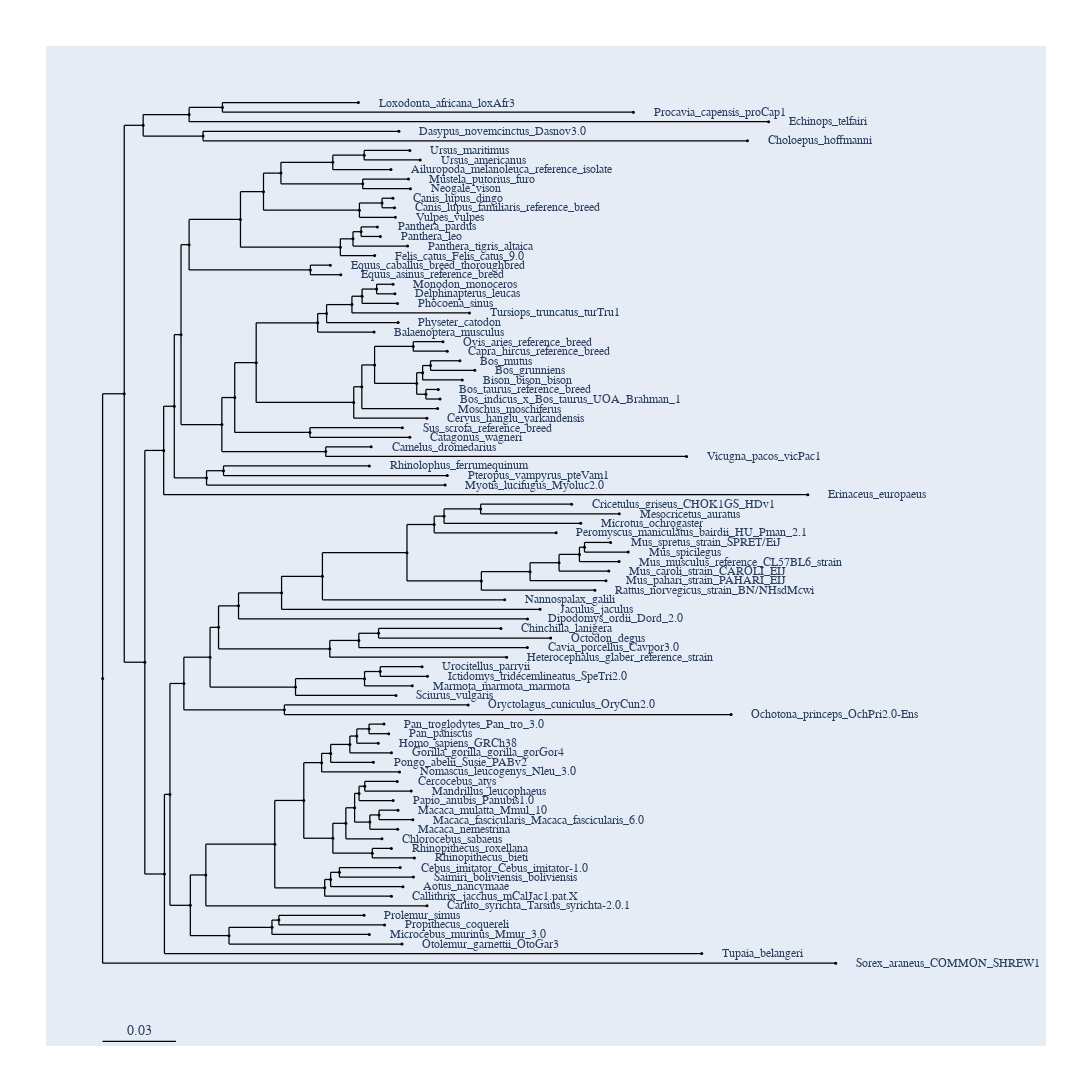

The code cell stored with this chart in its notebook:
### Code cell
path = paths[20]
print(path)
tree_e_mammals= load_tree(path, format=None, underscore_unmunge=False)
tree_e_mammals.get_figure(show_support=True, threshold=0.8, height = 1200, width = 1200)

### Figure 1 — Plotly figure (JSON) as saved in the notebook; plotly's stock layout.template omitted (floating-point values rounded to 4 significant figures; data arrays with more than 128 entries replaced by an {"elided": "..."} marker saying what was removed)
{"data": [{"line": {"color": "black", "shape": "spline", "smoothing": 1.3, "width": 1.25}, "mode": "lines", "showlegend": false, "type": "scatter", "x": {"elided": "1082 float values"}, "y": {"elided": "1082 float values"}}, {"hoverinfo": "text", "marker": {"color": "black", "size": 3, "symbol": "circle"}, "mode": "markers", "showlegend": false, "text": {"elided": "181 str values"}, "type": "scatter", "x": {"elided": "181 float values"}, "y": {"elided": "181 float values"}}], "layout": {"annotations": [{"font": {"family": "Inconsolata, monospace", "size": 12}, "showarrow": false, "text": "Loxodonta_africana_loxAfr3", "textangle": 0, "x": 0.1308, "xanchor": "left", "xref": "x", "y": 58.5, "yref": "y"}, {"font": {"family": "Inconsolata, monospace", "size": 12}, "showarrow": false, "text": "Procavia_capensis_proCap1", "textangle": 0, "x": 0.2621, "xanchor": "left", "xref": "x", "y": 57.2, "yref": "y"}, {"font": {"family": "Inconsolata, monospace", "size": 12}, "showarrow": false, "text": "Echinops_telfairi", "textangle": 0, "x": 0.3266, "xanchor": "left", "xref": "x", "y": 55.9, "yref": "y"}, {"font": {"family": "Inconsolata, monospace", "size": 12}, "showarrow": false, "text": "Dasypus_novemcinctus_Dasnov3.0", "textangle": 0, "x": 0.1502, "xanchor": "left", "xref": "x", "y": 54.6, "yref": "y"}, {"font": {"family": "Inconsolata, monospace", "size": 12}, "showarrow": false, "text": "Choloepus_hoffmanni", "textangle": 0, "x": 0.3165, "xanchor": "left", "xref": "x", "y": 53.3, "yref": "y"}, {"font": {"family": "Inconsolata, monospace", "size": 12}, "showarrow": false, "text": "Ursus_maritimus", "textangle": 0, "x": 0.1554, "xanchor": "left", "xref": "x", "y": 52, "yref": "y"}, {"font": {"family": "Inconsolata, monospace", "size": 12}, "showarrow": false, "text": "Ursus_americanus", "textangle": 0, "x": 0.1603, "xanchor": "left", "xref": "x", "y": 50.7, "yref": "y"}, {"font": {"family": "Inconsolata, monospace", "size": 12}, "showarrow": false, "text": "Ailuropoda_melanoleuca_reference_isolate", "textangle": 0, "x": 0.1464, "xanchor": "left", "xref": "x", "y": 49.4, "yref": "y"}, {"font": {"family": "Inconsolata, monospace", "size": 12}, "showarrow": false, "text": "Mustela_putorius_furo", "textangle": 0, "x": 0.1548, "xanchor": "left", "xref": "x", "y": 48.1, "yref": "y"}, {"font": {"family": "Inconsolata, monospace", "size": 12}, "showarrow": false, "text": "Neogale_vison", "textangle": 0, "x": 0.1557, "xanchor": "left", "xref": "x", "y": 46.8, "yref": "y"}, {"font": {"family": "Inconsolata, monospace", "size": 12}, "showarrow": false, "text": "Canis_lupus_dingo", "textangle": 0, "x": 0.1473, "xanchor": "left", "xref": "x", "y": 45.5, "yref": "y"}, {"font": {"family": "Inconsolata, monospace", "size": 12}, "showarrow": false, "text": "Canis_lupus_familiaris_reference_breed", "textangle": 0, "x": 0.1481, "xanchor": "left", "xref": "x", "y": 44.2, "yref": "y"}, {"font": {"family": "Inconsolata, monospace", "size": 12}, "showarrow": false, "text": "Vulpes_vulpes", "textangle": 0, "x": 0.1485, "xanchor": "left", "xref": "x", "y": 42.9, "yref": "y"}, {"font": {"family": "Inconsolata, monospace", "size": 12}, "showarrow": false, "text": "Panthera_pardus", "textangle": 0, "x": 0.1399, "xanchor": "left", "xref": "x", "y": 41.6, "yref": "y"}, {"font": {"family": "Inconsolata, monospace", "size": 12}, "showarrow": false, "text": "Panthera_leo", "textangle": 0, "x": 0.1413, "xanchor": "left", "xref": "x", "y": 40.3, "yref": "y"}, {"font": {"family": "Inconsolata, monospace", "size": 12}, "showarrow": false, "text": "Panthera_tigris_altaica", "textangle": 0, "x": 0.1543, "xanchor": "left", "xref": "x", "y": 39, "yref": "y"}, {"font": {"family": "Inconsolata, monospace", "size": 12}, "showarrow": false, "text": "Felis_catus_Felis_catus_9.0", "textangle": 0, "x": 0.1386, "xanchor": "left", "xref": "x", "y": 37.7, "yref": "y"}, {"font": {"family": "Inconsolata, monospace", "size": 12}, "showarrow": false, "text": "Equus_caballus_breed_thoroughbred", "textangle": 0, "x": 0.1175, "xanchor": "left", "xref": "x", "y": 36.4, "yref": "y"}, {"font": {"family": "Inconsolata, monospace", "size": 12}, "showarrow": false, "text": "Equus_asinus_reference_breed", "textangle": 0, "x": 0.1224, "xanchor": "left", "xref": "x", "y": 35.1, "yref": "y"}, {"font": {"family": "Inconsolata, monospace", "size": 12}, "showarrow": false, "text": "Monodon_monoceros", "textangle": 0, "x": 0.1474, "xanchor": "left", "xref": "x", "y": 33.8, "yref": "y"}, {"font": {"family": "Inconsolata, monospace", "size": 12}, "showarrow": false, "text": "Delphinapterus_leucas", "textangle": 0, "x": 0.1483, "xanchor": "left", "xref": "x", "y": 32.5, "yref": "y"}, {"font": {"family": "Inconsolata, monospace", "size": 12}, "showarrow": false, "text": "Phocoena_sinus", "textangle": 0, "x": 0.1495, "xanchor": "left", "xref": "x", "y": 31.2, "yref": "y"}, {"font": {"family": "Inconsolata, monospace", "size": 12}, "showarrow": false, "text": "Tursiops_truncatus_turTru1", "textangle": 0, "x": 0.1839, "xanchor": "left", "xref": "x", "y": 29.9, "yref": "y"}, {"font": {"family": "Inconsolata, monospace", "size": 12}, "showarrow": false, "text": "Physeter_catodon", "textangle": 0, "x": 0.1498, "xanchor": "left", "xref": "x", "y": 28.6, "yref": "y"}, {"font": {"family": "Inconsolata, monospace", "size": 12}, "showarrow": false, "text": "Balaenoptera_musculus", "textangle": 0, "x": 0.1383, "xanchor": "left", "xref": "x", "y": 27.3, "yref": "y"}, {"font": {"family": "Inconsolata, monospace", "size": 12}, "showarrow": false, "text": "Ovis_aries_reference_breed", "textangle": 0, "x": 0.1712, "xanchor": "left", "xref": "x", "y": 26, "yref": "y"}, {"font": {"family": "Inconsolata, monospace", "size": 12}, "showarrow": false, "text": "Capra_hircus_reference_breed", "textangle": 0, "x": 0.1732, "xanchor": "left", "xref": "x", "y": 24.7, "yref": "y"}, {"font": {"family": "Inconsolata, monospace", "size": 12}, "showarrow": false, "text": "Bos_mutus", "textangle": 0, "x": 0.1793, "xanchor": "left", "xref": "x", "y": 23.4, "yref": "y"}, {"font": {"family": "Inconsolata, monospace", "size": 12}, "showarrow": false, "text": "Bos_grunniens", "textangle": 0, "x": 0.1864, "xanchor": "left", "xref": "x", "y": 22.1, "yref": "y"}, {"font": {"family": "Inconsolata, monospace", "size": 12}, "showarrow": false, "text": "Bison_bison_bison", "textangle": 0, "x": 0.1804, "xanchor": "left", "xref": "x", "y": 20.8, "yref": "y"}, {"font": {"family": "Inconsolata, monospace", "size": 12}, "showarrow": false, "text": "Bos_taurus_reference_breed", "textangle": 0, "x": 0.1689, "xanchor": "left", "xref": "x", "y": 19.5, "yref": "y"}, {"font": {"family": "Inconsolata, monospace", "size": 12}, "showarrow": false, "text": "Bos_indicus_x_Bos_taurus_UOA_Brahman_1", "textangle": 0, "x": 0.1698, "xanchor": "left", "xref": "x", "y": 18.2, "yref": "y"}, {"font": {"family": "Inconsolata, monospace", "size": 12}, "showarrow": false, "text": "Moschus_moschiferus", "textangle": 0, "x": 0.1686, "xanchor": "left", "xref": "x", "y": 16.9, "yref": "y"}, {"font": {"family": "Inconsolata, monospace", "size": 12}, "showarrow": false, "text": "Cervus_hanglu_yarkandensis", "textangle": 0, "x": 0.1635, "xanchor": "left", "xref": "x", "y": 15.6, "yref": "y"}, {"font": {"family": "Inconsolata, monospace", "size": 12}, "showarrow": false, "text": "Sus_scrofa_reference_breed", "textangle": 0, "x": 0.1518, "xanchor": "left", "xref": "x", "y": 14.3, "yref": "y"}, {"font": {"family": "Inconsolata, monospace", "size": 12}, "showarrow": false, "text": "Catagonus_wagneri", "textangle": 0, "x": 0.1554, "xanchor": "left", "xref": "x", "y": 13, "yref": "y"}, {"font": {"family": "Inconsolata, monospace", "size": 12}, "showarrow": false, "text": "Camelus_dromedarius", "textangle": 0, "x": 0.1369, "xanchor": "left", "xref": "x", "y": 11.7, "yref": "y"}, {"font": {"family": "Inconsolata, monospace", "size": 12}, "showarrow": false, "text": "Vicugna_pacos_vicPac1", "textangle": 0, "x": 0.2875, "xanchor": "left", "xref": "x", "y": 10.4, "yref": "y"}, {"font": {"family": "Inconsolata, monospace", "size": 12}, "showarrow": false, "text": "Rhinolophus_ferrumequinum", "textangle": 0, "x": 0.1361, "xanchor": "left", "xref": "x", "y": 9.1, "yref": "y"}, {"font": {"family": "Inconsolata, monospace", "size": 12}, "showarrow": false, "text": "Pteropus_vampyrus_pteVam1", "textangle": 0, "x": 0.1733, "xanchor": "left", "xref": "x", "y": 7.8, "yref": "y"}, {"font": {"family": "Inconsolata, monospace", "size": 12}, "showarrow": false, "text": "Myotis_lucifugus_Myoluc2.0", "textangle": 0, "x": 0.1722, "xanchor": "left", "xref": "x", "y": 6.5, "yref": "y"}, {"font": {"family": "Inconsolata, monospace", "size": 12}, "showarrow": false, "text": "Erinaceus_europaeus", "textangle": 0, "x": 0.3454, "xanchor": "left", "xref": "x", "y": 5.2, "yref": "y"}, {"font": {"family": "Inconsolata, monospace", "size": 12}, "showarrow": false, "text": "Cricetulus_griseus_CHOK1GS_HDv1", "textangle": 0, "x": 0.2326, "xanchor": "left", "xref": "x", "y": 3.9, "yref": "y"}, {"font": {"family": "Inconsolata, monospace", "size": 12}, "showarrow": false, "text": "Mesocricetus_auratus", "textangle": 0, "x": 0.2554, "xanchor": "left", "xref": "x", "y": 2.6, "yref": "y"}, {"font": {"family": "Inconsolata, monospace", "size": 12}, "showarrow": false, "text": "Microtus_ochrogaster", "textangle": 0, "x": 0.2369, "xanchor": "left", "xref": "x", "y": 1.3, "yref": "y"}, {"font": {"family": "Inconsolata, monospace", "size": 12}, "showarrow": false, "text": "Peromyscus_maniculatus_bairdii_HU_Pman_2.1", "textangle": 0, "x": 0.2252, "xanchor": "left", "xref": "x", "y": 0, "yref": "y"}, {"font": {"family": "Inconsolata, monospace", "size": 12}, "showarrow": false, "text": "Mus_spretus_strain_SPRET/EiJ", "textangle": 0, "x": 0.2512, "xanchor": "left", "xref": "x", "y": -1.3, "yref": "y"}, {"font": {"family": "Inconsolata, monospace", "size": 12}, "showarrow": false, "text": "Mus_spicilegus", "textangle": 0, "x": 0.2596, "xanchor": "left", "xref": "x", "y": -2.6, "yref": "y"}, {"font": {"family": "Inconsolata, monospace", "size": 12}, "showarrow": false, "text": "Mus_musculus_reference_CL57BL6_strain", "textangle": 0, "x": 0.2553, "xanchor": "left", "xref": "x", "y": -3.9, "yref": "y"}, {"font": {"family": "Inconsolata, monospace", "size": 12}, "showarrow": false, "text": "Mus_caroli_strain_CAROLI_EIJ", "textangle": 0, "x": 0.2504, "xanchor": "left", "xref": "x", "y": -5.2, "yref": "y"}, {"font": {"family": "Inconsolata, monospace", "size": 12}, "showarrow": false, "text": "Mus_pahari_strain_PAHARI_EIJ", "textangle": 0, "x": 0.249, "xanchor": "left", "xref": "x", "y": -6.5, "yref": "y"}, {"font": {"family": "Inconsolata, monospace", "size": 12}, "showarrow": false, "text": "Rattus_norvegicus_strain_BN/NHsdMcwi", "textangle": 0, "x": 0.2437, "xanchor": "left", "xref": "x", "y": -7.8, "yref": "y"}, {"font": {"family": "Inconsolata, monospace", "size": 12}, "showarrow": false, "text": "Nannospalax_galili", "textangle": 0, "x": 0.2007, "xanchor": "left", "xref": "x", "y": -9.1, "yref": "y"}, {"font": {"family": "Inconsolata, monospace", "size": 12}, "showarrow": false, "text": "Jaculus_jaculus", "textangle": 0, "x": 0.2175, "xanchor": "left", "xref": "x", "y": -10.4, "yref": "y"}, {"font": {"family": "Inconsolata, monospace", "size": 12}, "showarrow": false, "text": "Dipodomys_ordii_Dord_2.0", "textangle": 0, "x": 0.2116, "xanchor": "left", "xref": "x", "y": -11.7, "yref": "y"}, {"font": {"family": "Inconsolata, monospace", "size": 12}, "showarrow": false, "text": "Chinchilla_lanigera", "textangle": 0, "x": 0.1989, "xanchor": "left", "xref": "x", "y": -13, "yref": "y"}, {"font": {"family": "Inconsolata, monospace", "size": 12}, "showarrow": false, "text": "Octodon_degus", "textangle": 0, "x": 0.2226, "xanchor": "left", "xref": "x", "y": -14.3, "yref": "y"}, {"font": {"family": "Inconsolata, monospace", "size": 12}, "showarrow": false, "text": "Cavia_porcellus_Cavpor3.0", "textangle": 0, "x": 0.2115, "xanchor": "left", "xref": "x", "y": -15.6, "yref": "y"}, {"font": {"family": "Inconsolata, monospace", "size": 12}, "showarrow": false, "text": "Heterocephalus_glaber_reference_strain", "textangle": 0, "x": 0.2016, "xanchor": "left", "xref": "x", "y": -16.9, "yref": "y"}, {"font": {"family": "Inconsolata, monospace", "size": 12}, "showarrow": false, "text": "Urocitellus_parryii", "textangle": 0, "x": 0.1612, "xanchor": "left", "xref": "x", "y": -18.2, "yref": "y"}, {"font": {"family": "Inconsolata, monospace", "size": 12}, "showarrow": false, "text": "Ictidomys_tridecemlineatus_SpeTri2.0", "textangle": 0, "x": 0.1638, "xanchor": "left", "xref": "x", "y": -19.5, "yref": "y"}, {"font": {"family": "Inconsolata, monospace", "size": 12}, "showarrow": false, "text": "Marmota_marmota_marmota", "textangle": 0, "x": 0.1565, "xanchor": "left", "xref": "x", "y": -20.8, "yref": "y"}, {"font": {"family": "Inconsolata, monospace", "size": 12}, "showarrow": false, "text": "Sciurus_vulgaris", "textangle": 0, "x": 0.1488, "xanchor": "left", "xref": "x", "y": -22.1, "yref": "y"}, {"font": {"family": "Inconsolata, monospace", "size": 12}, "showarrow": false, "text": "Oryctolagus_cuniculus_OryCun2.0", "textangle": 0, "x": 0.1832, "xanchor": "left", "xref": "x", "y": -23.4, "yref": "y"}, {"font": {"family": "Inconsolata, monospace", "size": 12}, "showarrow": false, "text": "Ochotona_princeps_OchPri2.0-Ens", "textangle": 0, "x": 0.3087, "xanchor": "left", "xref": "x", "y": -24.7, "yref": "y"}, {"font": {"family": "Inconsolata, monospace", "size": 12}, "showarrow": false, "text": "Pan_troglodytes_Pan_tro_3.0", "textangle": 0, "x": 0.143, "xanchor": "left", "xref": "x", "y": -26, "yref": "y"}, {"font": {"family": "Inconsolata, monospace", "size": 12}, "showarrow": false, "text": "Pan_paniscus", "textangle": 0, "x": 0.1453, "xanchor": "left", "xref": "x", "y": -27.3, "yref": "y"}, {"font": {"family": "Inconsolata, monospace", "size": 12}, "showarrow": false, "text": "Homo_sapiens_GRCh38", "textangle": 0, "x": 0.1403, "xanchor": "left", "xref": "x", "y": -28.6, "yref": "y"}, {"font": {"family": "Inconsolata, monospace", "size": 12}, "showarrow": false, "text": "Gorilla_gorilla_gorilla_gorGor4", "textangle": 0, "x": 0.1466, "xanchor": "left", "xref": "x", "y": -29.9, "yref": "y"}, {"font": {"family": "Inconsolata, monospace", "size": 12}, "showarrow": false, "text": "Pongo_abelii_Susie_PABv2", "textangle": 0, "x": 0.138, "xanchor": "left", "xref": "x", "y": -31.2, "yref": "y"}, {"font": {"family": "Inconsolata, monospace", "size": 12}, "showarrow": false, "text": "Nomascus_leucogenys_Nleu_3.0", "textangle": 0, "x": 0.1505, "xanchor": "left", "xref": "x", "y": -32.5, "yref": "y"}, {"font": {"family": "Inconsolata, monospace", "size": 12}, "showarrow": false, "text": "Cercocebus_atys", "textangle": 0, "x": 0.1494, "xanchor": "left", "xref": "x", "y": -33.8, "yref": "y"}, {"font": {"family": "Inconsolata, monospace", "size": 12}, "showarrow": false, "text": "Mandrillus_leucophaeus", "textangle": 0, "x": 0.156, "xanchor": "left", "xref": "x", "y": -35.1, "yref": "y"}, {"font": {"family": "Inconsolata, monospace", "size": 12}, "showarrow": false, "text": "Papio_anubis_Panubis1.0", "textangle": 0, "x": 0.1474, "xanchor": "left", "xref": "x", "y": -36.4, "yref": "y"}, {"font": {"family": "Inconsolata, monospace", "size": 12}, "showarrow": false, "text": "Macaca_mulatta_Mmul_10", "textangle": 0, "x": 0.1497, "xanchor": "left", "xref": "x", "y": -37.7, "yref": "y"}, {"font": {"family": "Inconsolata, monospace", "size": 12}, "showarrow": false, "text": "Macaca_fascicularis_Macaca_fascicularis_6.0", "textangle": 0, "x": 0.1568, "xanchor": "left", "xref": "x", "y": -39, "yref": "y"}, {"font": {"family": "Inconsolata, monospace", "size": 12}, "showarrow": false, "text": "Macaca_nemestrina", "textangle": 0, "x": 0.1496, "xanchor": "left", "xref": "x", "y": -40.3, "yref": "y"}, {"font": {"family": "Inconsolata, monospace", "size": 12}, "showarrow": false, "text": "Chlorocebus_sabaeus", "textangle": 0, "x": 0.1421, "xanchor": "left", "xref": "x", "y": -41.6, "yref": "y"}, {"font": {"family": "Inconsolata, monospace", "size": 12}, "showarrow": false, "text": "Rhinopithecus_roxellana", "textangle": 0, "x": 0.1466, "xanchor": "left", "xref": "x", "y": -42.9, "yref": "y"}, {"font": {"family": "Inconsolata, monospace", "size": 12}, "showarrow": false, "text": "Rhinopithecus_bieti", "textangle": 0, "x": 0.1575, "xanchor": "left", "xref": "x", "y": -44.2, "yref": "y"}, {"font": {"family": "Inconsolata, monospace", "size": 12}, "showarrow": false, "text": "Cebus_imitator_Cebus_imitator-1.0", "textangle": 0, "x": 0.1508, "xanchor": "left", "xref": "x", "y": -45.5, "yref": "y"}, {"font": {"family": "Inconsolata, monospace", "size": 12}, "showarrow": false, "text": "Saimiri_boliviensis_boliviensis", "textangle": 0, "x": 0.1571, "xanchor": "left", "xref": "x", "y": -46.8, "yref": "y"}, {"font": {"family": "Inconsolata, monospace", "size": 12}, "showarrow": false, "text": "Aotus_nancymaae", "textangle": 0, "x": 0.1521, "xanchor": "left", "xref": "x", "y": -48.1, "yref": "y"}, {"font": {"family": "Inconsolata, monospace", "size": 12}, "showarrow": false, "text": "Callithrix_jacchus_mCalJac1.pat.X", "textangle": 0, "x": 0.1466, "xanchor": "left", "xref": "x", "y": -49.4, "yref": "y"}, {"font": {"family": "Inconsolata, monospace", "size": 12}, "showarrow": false, "text": "Carlito_syrichta_Tarsius_syrichta-2.0.1", "textangle": 0, "x": 0.1636, "xanchor": "left", "xref": "x", "y": -50.7, "yref": "y"}, {"font": {"family": "Inconsolata, monospace", "size": 12}, "showarrow": false, "text": "Prolemur_simus", "textangle": 0, "x": 0.1335, "xanchor": "left", "xref": "x", "y": -52, "yref": "y"}, {"font": {"family": "Inconsolata, monospace", "size": 12}, "showarrow": false, "text": "Propithecus_coquereli", "textangle": 0, "x": 0.1433, "xanchor": "left", "xref": "x", "y": -53.3, "yref": "y"}, {"font": {"family": "Inconsolata, monospace", "size": 12}, "showarrow": false, "text": "Microcebus_murinus_Mmur_3.0", "textangle": 0, "x": 0.1361, "xanchor": "left", "xref": "x", "y": -54.6, "yref": "y"}, {"font": {"family": "Inconsolata, monospace", "size": 12}, "showarrow": false, "text": "Otolemur_garnettii_OtoGar3", "textangle": 0, "x": 0.1517, "xanchor": "left", "xref": "x", "y": -55.9, "yref": "y"}, {"font": {"family": "Inconsolata, monospace", "size": 12}, "showarrow": false, "text": "Tupaia_belangeri", "textangle": 0, "x": 0.2947, "xanchor": "left", "xref": "x", "y": -57.2, "yref": "y"}, {"font": {"family": "Inconsolata, monospace", "size": 12}, "showarrow": false, "text": "Sorex_araneus_COMMON_SHREW1", "textangle": 0, "x": 0.3586, "xanchor": "left", "xref": "x", "y": -58.5, "yref": "y"}, {"ax": 0, "ay": 0, "showarrow": false, "text": "0.03", "x": 0.0175, "xref": "x", "y": -69.14, "yref": "y", "yshift": 10}], "autosize": true, "font": {"family": "Balto", "size": 14}, "height": 1200, "hovermode": "closest", "margin": {"b": 50, "l": 50, "pad": 4, "r": 50, "t": 50}, "shapes": [{"line": {"color": "black", "width": 1.25}, "name": "scale_bar", "type": "line", "x0": 0, "x1": 0.03499, "y0": -69.14, "y1": -69.14}], "showlegend": false, "width": 1200, "xaxis": {"visible": false}, "yaxis": {"visible": false}}}
